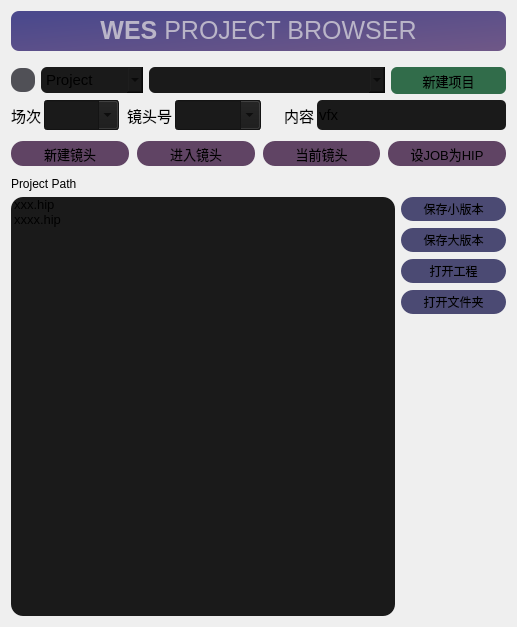
<?xml version="1.0" encoding="UTF-8"?>
<ui version="4.0">
 <class>Form</class>
 <widget class="QWidget" name="Form">
  <property name="geometry">
   <rect>
    <x>0</x>
    <y>0</y>
    <width>517</width>
    <height>627</height>
   </rect>
  </property>
  <property name="baseSize">
   <size>
    <width>0</width>
    <height>0</height>
   </size>
  </property>
  <property name="font">
   <font>
    <family>Microsoft JhengHei UI</family>
    <pointsize>11</pointsize>
    <weight>50</weight>
    <bold>false</bold>
   </font>
  </property>
  <property name="windowTitle">
   <string>Form</string>
  </property>
  <property name="styleSheet">
   <string notr="true"/>
  </property>
  <layout class="QGridLayout" name="gridLayout">
   <item row="6" column="0" rowspan="2" colspan="2">
    <layout class="QHBoxLayout" name="horizontalLayout_5">
     <property name="spacing">
      <number>8</number>
     </property>
     <item>
      <widget class="QPushButton" name="new_shot">
       <property name="minimumSize">
        <size>
         <width>80</width>
         <height>25</height>
        </size>
       </property>
       <property name="maximumSize">
        <size>
         <width>2000</width>
         <height>25</height>
        </size>
       </property>
       <property name="font">
        <font>
         <family>Microsoft YaHei UI</family>
         <pointsize>10</pointsize>
        </font>
       </property>
       <property name="styleSheet">
        <string notr="true">QPushButton {
border-radius: 12px;
background-color:rgb(96, 68, 100);
font: 10pt &quot;Microsoft YaHei UI&quot;;
}
QPushButton:hover{
background-color:rgb(127, 104, 130);
}
</string>
       </property>
       <property name="text">
        <string>新建镜头</string>
       </property>
      </widget>
     </item>
     <item>
      <widget class="QPushButton" name="enter_shot">
       <property name="minimumSize">
        <size>
         <width>80</width>
         <height>25</height>
        </size>
       </property>
       <property name="maximumSize">
        <size>
         <width>2000</width>
         <height>25</height>
        </size>
       </property>
       <property name="font">
        <font>
         <family>Microsoft YaHei UI</family>
         <pointsize>10</pointsize>
         <weight>50</weight>
         <bold>false</bold>
        </font>
       </property>
       <property name="styleSheet">
        <string notr="true">QPushButton {
border-radius: 12px;
background-color:rgb(96, 68, 100);
font: 10pt &quot;Microsoft YaHei UI&quot;;
}
QPushButton:hover{
background-color:rgb(127, 104, 130);
}
</string>
       </property>
       <property name="text">
        <string>进入镜头</string>
       </property>
      </widget>
     </item>
     <item>
      <widget class="QPushButton" name="current_shot">
       <property name="minimumSize">
        <size>
         <width>80</width>
         <height>25</height>
        </size>
       </property>
       <property name="maximumSize">
        <size>
         <width>2000</width>
         <height>25</height>
        </size>
       </property>
       <property name="font">
        <font>
         <family>Microsoft YaHei UI</family>
         <pointsize>10</pointsize>
        </font>
       </property>
       <property name="styleSheet">
        <string notr="true">QPushButton {
border-radius: 12px;
background-color:rgb(96, 68, 100);
font: 10pt &quot;Microsoft YaHei UI&quot;;
}
QPushButton:hover{
background-color:rgb(127, 104, 130);
}
</string>
       </property>
       <property name="text">
        <string>当前镜头</string>
       </property>
      </widget>
     </item>
     <item>
      <widget class="QPushButton" name="set_proj_hip">
       <property name="minimumSize">
        <size>
         <width>100</width>
         <height>25</height>
        </size>
       </property>
       <property name="maximumSize">
        <size>
         <width>2000</width>
         <height>25</height>
        </size>
       </property>
       <property name="font">
        <font>
         <family>Microsoft YaHei UI</family>
         <pointsize>10</pointsize>
        </font>
       </property>
       <property name="styleSheet">
        <string notr="true">QPushButton {
border-radius: 12px;
background-color:rgb(96, 68, 100);
font: 10pt &quot;Microsoft YaHei UI&quot;;
}
QPushButton:hover{
background-color:rgb(127, 104, 130);
}
</string>
       </property>
       <property name="text">
        <string>设JOB为HIP</string>
       </property>
      </widget>
     </item>
    </layout>
   </item>
   <item row="9" column="0" colspan="2">
    <widget class="QLabel" name="project_path">
     <property name="font">
      <font>
       <pointsize>9</pointsize>
      </font>
     </property>
     <property name="text">
      <string>Project Path</string>
     </property>
    </widget>
   </item>
   <item row="0" column="0" colspan="2">
    <widget class="QLabel" name="label">
     <property name="minimumSize">
      <size>
       <width>0</width>
       <height>40</height>
      </size>
     </property>
     <property name="maximumSize">
      <size>
       <width>16777215</width>
       <height>80</height>
      </size>
     </property>
     <property name="font">
      <font>
       <family>Segoe UI</family>
       <pointsize>19</pointsize>
       <weight>50</weight>
       <bold>false</bold>
       <kerning>true</kerning>
      </font>
     </property>
     <property name="autoFillBackground">
      <bool>false</bool>
     </property>
     <property name="styleSheet">
      <string notr="true">color: rgb(186, 181, 200);
border-style: none;
border-radius: 8px;
border-width: 2px;
border-color: rgb(159, 155, 204);
background-color: qlineargradient(spread:pad, x1:0.062, y1:0.0962273, x2:0.994, y2:0.937, stop:0 rgba(75, 73, 140, 255), stop:1 rgba(110, 87, 135, 255));
font: 19pt &quot;Segoe UI&quot;;</string>
     </property>
     <property name="text">
      <string>&lt;html&gt;&lt;head/&gt;&lt;body&gt;&lt;p&gt;&lt;span style=&quot; font-weight:600;&quot;&gt;WES&lt;/span&gt; PROJECT BROWSER&lt;/p&gt;&lt;/body&gt;&lt;/html&gt;</string>
     </property>
     <property name="textFormat">
      <enum>Qt::AutoText</enum>
     </property>
     <property name="alignment">
      <set>Qt::AlignCenter</set>
     </property>
    </widget>
   </item>
   <item row="10" column="0">
    <widget class="QListWidget" name="hiplist">
     <property name="font">
      <font>
       <pointsize>10</pointsize>
      </font>
     </property>
     <property name="styleSheet">
      <string notr="true">QListWidget {
border-radius: 12px;
border-width:0px;
background-color: rgb(26, 26, 26);
}
QListWidget::item:selected{
border-color: rgb(141, 127, 209);
background-color: rgb(86, 77, 127);
}</string>
     </property>
     <item>
      <property name="text">
       <string>xxx.hip</string>
      </property>
     </item>
     <item>
      <property name="text">
       <string>xxxx.hip</string>
      </property>
     </item>
    </widget>
   </item>
   <item row="4" column="0" colspan="2">
    <layout class="QHBoxLayout" name="horizontalLayout" stretch="0,0,0,0,0,0">
     <property name="spacing">
      <number>3</number>
     </property>
     <property name="sizeConstraint">
      <enum>QLayout::SetDefaultConstraint</enum>
     </property>
     <property name="leftMargin">
      <number>0</number>
     </property>
     <property name="topMargin">
      <number>0</number>
     </property>
     <item>
      <widget class="QLabel" name="scene_label">
       <property name="minimumSize">
        <size>
         <width>30</width>
         <height>0</height>
        </size>
       </property>
       <property name="maximumSize">
        <size>
         <width>50</width>
         <height>16777215</height>
        </size>
       </property>
       <property name="font">
        <font>
         <family>Microsoft YaHei UI</family>
         <pointsize>11</pointsize>
         <weight>50</weight>
         <italic>false</italic>
         <bold>false</bold>
        </font>
       </property>
       <property name="styleSheet">
        <string notr="true">font: 11pt &quot;Microsoft YaHei UI&quot;;</string>
       </property>
       <property name="text">
        <string>场次</string>
       </property>
       <property name="alignment">
        <set>Qt::AlignRight|Qt::AlignTrailing|Qt::AlignVCenter</set>
       </property>
      </widget>
     </item>
     <item>
      <widget class="QComboBox" name="scene">
       <property name="minimumSize">
        <size>
         <width>50</width>
         <height>30</height>
        </size>
       </property>
       <property name="maximumSize">
        <size>
         <width>75</width>
         <height>16777215</height>
        </size>
       </property>
       <property name="font">
        <font>
         <family>Microsoft YaHei UI</family>
         <pointsize>11</pointsize>
        </font>
       </property>
       <property name="styleSheet">
        <string notr="true">QComboBox {
font: 11pt &quot;Microsoft YaHei UI&quot;;
background-color: rgb(26, 26, 26);
}</string>
       </property>
       <property name="editable">
        <bool>true</bool>
       </property>
      </widget>
     </item>
     <item>
      <widget class="QLabel" name="shot_label">
       <property name="minimumSize">
        <size>
         <width>50</width>
         <height>0</height>
        </size>
       </property>
       <property name="maximumSize">
        <size>
         <width>55</width>
         <height>16777215</height>
        </size>
       </property>
       <property name="font">
        <font>
         <family>Microsoft YaHei UI</family>
         <pointsize>11</pointsize>
         <weight>50</weight>
         <italic>false</italic>
         <bold>false</bold>
        </font>
       </property>
       <property name="styleSheet">
        <string notr="true">font: 11pt &quot;Microsoft YaHei UI&quot;;</string>
       </property>
       <property name="text">
        <string>镜头号</string>
       </property>
       <property name="alignment">
        <set>Qt::AlignRight|Qt::AlignTrailing|Qt::AlignVCenter</set>
       </property>
      </widget>
     </item>
     <item>
      <widget class="QComboBox" name="shot">
       <property name="minimumSize">
        <size>
         <width>70</width>
         <height>30</height>
        </size>
       </property>
       <property name="maximumSize">
        <size>
         <width>130</width>
         <height>16777215</height>
        </size>
       </property>
       <property name="font">
        <font>
         <family>Microsoft YaHei UI</family>
         <pointsize>11</pointsize>
        </font>
       </property>
       <property name="styleSheet">
        <string notr="true">QComboBox {
font: 11pt &quot;Microsoft YaHei UI&quot;;
background-color: rgb(26, 26, 26);
}</string>
       </property>
       <property name="editable">
        <bool>true</bool>
       </property>
      </widget>
     </item>
     <item>
      <widget class="QLabel" name="content_label">
       <property name="minimumSize">
        <size>
         <width>50</width>
         <height>0</height>
        </size>
       </property>
       <property name="maximumSize">
        <size>
         <width>50</width>
         <height>16777215</height>
        </size>
       </property>
       <property name="font">
        <font>
         <family>Microsoft YaHei UI</family>
         <pointsize>11</pointsize>
         <weight>50</weight>
         <italic>false</italic>
         <bold>false</bold>
        </font>
       </property>
       <property name="styleSheet">
        <string notr="true">font: 11pt &quot;Microsoft YaHei UI&quot;;</string>
       </property>
       <property name="text">
        <string>内容</string>
       </property>
       <property name="alignment">
        <set>Qt::AlignRight|Qt::AlignTrailing|Qt::AlignVCenter</set>
       </property>
      </widget>
     </item>
     <item>
      <widget class="QLineEdit" name="content">
       <property name="minimumSize">
        <size>
         <width>30</width>
         <height>0</height>
        </size>
       </property>
       <property name="maximumSize">
        <size>
         <width>2000</width>
         <height>30</height>
        </size>
       </property>
       <property name="baseSize">
        <size>
         <width>0</width>
         <height>0</height>
        </size>
       </property>
       <property name="font">
        <font>
         <family>Microsoft YaHei UI</family>
         <pointsize>11</pointsize>
        </font>
       </property>
       <property name="styleSheet">
        <string notr="true">background-color: rgb(26, 26, 26);
font: 11pt &quot;Microsoft YaHei UI&quot;;
border-radius: 5px;
border-style: none;
</string>
       </property>
       <property name="text">
        <string>vfx</string>
       </property>
      </widget>
     </item>
    </layout>
   </item>
   <item row="5" column="0" colspan="2">
    <spacer name="horizontalSpacer_2">
     <property name="orientation">
      <enum>Qt::Horizontal</enum>
     </property>
     <property name="sizeHint" stdset="0">
      <size>
       <width>40</width>
       <height>5</height>
      </size>
     </property>
    </spacer>
   </item>
   <item row="8" column="0" colspan="2">
    <spacer name="horizontalSpacer_3">
     <property name="orientation">
      <enum>Qt::Horizontal</enum>
     </property>
     <property name="sizeHint" stdset="0">
      <size>
       <width>40</width>
       <height>5</height>
      </size>
     </property>
    </spacer>
   </item>
   <item row="1" column="0" colspan="2">
    <spacer name="horizontalSpacer">
     <property name="orientation">
      <enum>Qt::Horizontal</enum>
     </property>
     <property name="sizeHint" stdset="0">
      <size>
       <width>40</width>
       <height>10</height>
      </size>
     </property>
    </spacer>
   </item>
   <item row="10" column="1">
    <layout class="QVBoxLayout" name="verticalLayout_2">
     <property name="spacing">
      <number>7</number>
     </property>
     <property name="sizeConstraint">
      <enum>QLayout::SetNoConstraint</enum>
     </property>
     <item>
      <widget class="QPushButton" name="save_small_ver">
       <property name="minimumSize">
        <size>
         <width>105</width>
         <height>24</height>
        </size>
       </property>
       <property name="font">
        <font>
         <family>Microsoft YaHei UI</family>
         <pointsize>9</pointsize>
         <weight>50</weight>
         <bold>false</bold>
        </font>
       </property>
       <property name="acceptDrops">
        <bool>false</bool>
       </property>
       <property name="styleSheet">
        <string notr="true">QPushButton {
border-radius: 12px;
background-color:rgb(75, 74, 115);
font: 9pt &quot;Microsoft YaHei UI&quot;;
}
QPushButton:hover{
background-color:rgb(109, 109, 150);
}
</string>
       </property>
       <property name="text">
        <string>保存小版本</string>
       </property>
       <property name="flat">
        <bool>false</bool>
       </property>
      </widget>
     </item>
     <item>
      <widget class="QPushButton" name="save_big_ver">
       <property name="minimumSize">
        <size>
         <width>105</width>
         <height>24</height>
        </size>
       </property>
       <property name="sizeIncrement">
        <size>
         <width>0</width>
         <height>0</height>
        </size>
       </property>
       <property name="font">
        <font>
         <family>Microsoft YaHei UI</family>
         <pointsize>9</pointsize>
         <weight>50</weight>
         <bold>false</bold>
        </font>
       </property>
       <property name="styleSheet">
        <string notr="true">QPushButton {
border-radius: 12px;
background-color:rgb(75, 74, 115);
font: 9pt &quot;Microsoft YaHei UI&quot;;
}
QPushButton:hover{
background-color:rgb(109, 109, 150);
}
</string>
       </property>
       <property name="text">
        <string>保存大版本</string>
       </property>
      </widget>
     </item>
     <item>
      <widget class="QPushButton" name="load_hip">
       <property name="minimumSize">
        <size>
         <width>105</width>
         <height>24</height>
        </size>
       </property>
       <property name="maximumSize">
        <size>
         <width>10000</width>
         <height>16777215</height>
        </size>
       </property>
       <property name="font">
        <font>
         <family>Microsoft YaHei UI</family>
         <pointsize>9</pointsize>
         <weight>50</weight>
         <bold>false</bold>
        </font>
       </property>
       <property name="styleSheet">
        <string notr="true">QPushButton {
border-radius: 12px;
background-color:rgb(75, 74, 115);
font: 9pt &quot;Microsoft YaHei UI&quot;;
}
QPushButton:hover{
background-color:rgb(109, 109, 150);
}
</string>
       </property>
       <property name="text">
        <string>打开工程</string>
       </property>
      </widget>
     </item>
     <item>
      <widget class="QPushButton" name="open_folder">
       <property name="minimumSize">
        <size>
         <width>105</width>
         <height>24</height>
        </size>
       </property>
       <property name="maximumSize">
        <size>
         <width>10000</width>
         <height>16777215</height>
        </size>
       </property>
       <property name="font">
        <font>
         <family>Microsoft YaHei UI</family>
         <pointsize>9</pointsize>
         <weight>50</weight>
         <bold>false</bold>
        </font>
       </property>
       <property name="styleSheet">
        <string notr="true">QPushButton {
border-radius: 12px;
background-color:rgb(75, 74, 115);
font: 9pt &quot;Microsoft YaHei UI&quot;;
}
QPushButton:hover{
background-color:rgb(109, 109, 150);
}
</string>
       </property>
       <property name="text">
        <string>打开文件夹</string>
       </property>
      </widget>
     </item>
     <item>
      <widget class="Line" name="line">
       <property name="styleSheet">
        <string notr="true">background-color: rgba(255, 255, 255,0);</string>
       </property>
       <property name="orientation">
        <enum>Qt::Vertical</enum>
       </property>
      </widget>
     </item>
    </layout>
   </item>
   <item row="2" column="0" colspan="2">
    <layout class="QHBoxLayout" name="horizontalLayout_8">
     <item>
      <widget class="QPushButton" name="root_config">
       <property name="minimumSize">
        <size>
         <width>0</width>
         <height>0</height>
        </size>
       </property>
       <property name="maximumSize">
        <size>
         <width>24</width>
         <height>24</height>
        </size>
       </property>
       <property name="styleSheet">
        <string notr="true">QPushButton {
	border-radius: 10px;
	background-color: rgb(80, 80, 86);
}
QPushButton:hover{
background-color:rgb(89, 89, 89);
}
QPushButton:pressed{
background-color:rgb(134, 134, 134);
}</string>
       </property>
       <property name="text">
        <string/>
       </property>
      </widget>
     </item>
     <item>
      <widget class="QComboBox" name="browse_mode">
       <property name="minimumSize">
        <size>
         <width>92</width>
         <height>26</height>
        </size>
       </property>
       <property name="maximumSize">
        <size>
         <width>102</width>
         <height>16777215</height>
        </size>
       </property>
       <property name="font">
        <font>
         <family>Microsoft YaHei UI</family>
         <pointsize>11</pointsize>
        </font>
       </property>
       <property name="styleSheet">
        <string notr="true">QComboBox {
border-radius: 6px;
font: 11pt &quot;Microsoft YaHei UI&quot;;
background-color: rgb(26, 26, 26);
}

QComboBox::drop-down {
	
	color: rgb(0, 255, 0);
}
</string>
       </property>
       <item>
        <property name="text">
         <string>Project</string>
        </property>
       </item>
       <item>
        <property name="text">
         <string>Test</string>
        </property>
       </item>
       <item>
        <property name="text">
         <string>Custom</string>
        </property>
       </item>
      </widget>
     </item>
     <item>
      <widget class="QComboBox" name="proj_name">
       <property name="minimumSize">
        <size>
         <width>25</width>
         <height>26</height>
        </size>
       </property>
       <property name="font">
        <font>
         <family>Microsoft YaHei UI</family>
         <pointsize>11</pointsize>
        </font>
       </property>
       <property name="styleSheet">
        <string notr="true">border-radius: 6px;
font: 11pt &quot;Microsoft YaHei UI&quot;;
background-color: rgb(26, 26, 26);</string>
       </property>
      </widget>
     </item>
     <item alignment="Qt::AlignVCenter">
      <widget class="QPushButton" name="new_proj">
       <property name="minimumSize">
        <size>
         <width>80</width>
         <height>27</height>
        </size>
       </property>
       <property name="maximumSize">
        <size>
         <width>115</width>
         <height>18</height>
        </size>
       </property>
       <property name="font">
        <font>
         <family>Microsoft YaHei UI</family>
         <pointsize>10</pointsize>
        </font>
       </property>
       <property name="styleSheet">
        <string notr="true">QPushButton {
border-radius: 6px;
background-color:rgb(49, 108, 74);
font: 10pt &quot;Microsoft YaHei UI&quot;;
}
QPushButton:hover{
background-color:rgb(69, 131, 95);
}
</string>
       </property>
       <property name="text">
        <string>新建项目</string>
       </property>
      </widget>
     </item>
    </layout>
   </item>
  </layout>
 </widget>
 <tabstops>
  <tabstop>browse_mode</tabstop>
  <tabstop>proj_name</tabstop>
  <tabstop>new_proj</tabstop>
  <tabstop>scene</tabstop>
  <tabstop>shot</tabstop>
  <tabstop>content</tabstop>
  <tabstop>new_shot</tabstop>
  <tabstop>enter_shot</tabstop>
  <tabstop>current_shot</tabstop>
  <tabstop>set_proj_hip</tabstop>
  <tabstop>save_small_ver</tabstop>
  <tabstop>save_big_ver</tabstop>
  <tabstop>load_hip</tabstop>
  <tabstop>open_folder</tabstop>
  <tabstop>hiplist</tabstop>
 </tabstops>
 <resources/>
 <connections/>
</ui>
